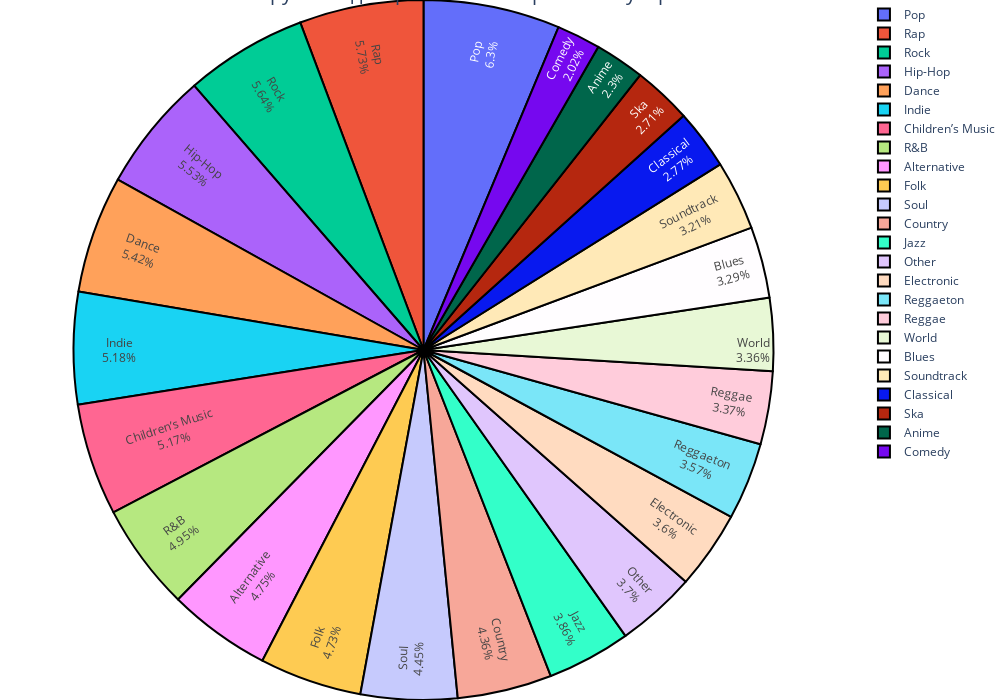

The notebook cell saved with this chart:
### Code cell
# Группировка данных по жанру, и подсчет средней популярности
df_grouped = df.groupby('genre')['popularity'].mean().reset_index()

# Сортировка данных по популярности для наглядности
df_grouped = df_grouped.sort_values(by='popularity', ascending=False)

# Объединение жанров с наименьшей популярностью (например, суммируем те, что меньше 2%)
threshold = 2  # Процент от общего количества
total_popularity = df_grouped['popularity'].sum()
df_grouped['percentage'] = (df_grouped['popularity'] / total_popularity) * 100

# Оставляем популярные жанры, а остальные объединяем
df_grouped_main = df_grouped[df_grouped['percentage'] > threshold]
df_grouped_other = df_grouped[df_grouped['percentage'] <= threshold]

# Добавляем категорию "Other" для менее популярных жанров
other_row = pd.DataFrame({
    'genre': ['Other'],
    'popularity': [df_grouped_other['popularity'].sum()],
    'percentage': [df_grouped_other['percentage'].sum()]
})

df_grouped_final = pd.concat([df_grouped_main, other_row])

# Построение круговой диаграммы
pie = go.Pie(
    labels=df_grouped_final['genre'],
    values=df_grouped_final['popularity'],
    marker=dict(
        line=dict(color='black', width=2)  # Черная граница с толщиной 2
    ),
    textinfo='label+percent',  # Отображение метки и процента
    insidetextorientation='radial',  # Чтение меток в круге
    hoverinfo='label+value+percent'  # Информация при наведении
)

# Настройка макета
layout = go.Layout(
    title=dict(
        text='Круговая диаграмма по жанрам с популярностью', 
        x=0.5,  # По центру
        font=dict(size=20)
    ),
    width=1000,  # Ширина во всю область
    height=700,  # Высота 700 пикселей
    margin=dict(l=0, r=0, t=0, b=0)  # Убираем лишние отступы
)

# Создание фигуры
fig = go.Figure(data=[pie], layout=layout)

# Отображение графика
fig.show()

### Figure 1 — Plotly figure (JSON) as saved in the notebook; plotly's stock layout.template omitted (floating-point values rounded to 4 significant figures)
{"data": [{"hoverinfo": "label+value+percent", "insidetextorientation": "radial", "labels": ["Pop", "Rap", "Rock", "Hip-Hop", "Dance", "Indie", "Children’s Music", "R&B", "Alternative", "Folk", "Soul", "Country", "Jazz", "Electronic", "Reggaeton", "Reggae", "World", "Blues", "Soundtrack", "Classical", "Ska", "Anime", "Comedy", "Other"], "marker": {"line": {"color": "black", "width": 2}}, "textinfo": "label+percent", "type": "pie", "values": [66.59, 60.53, 59.62, 58.42, 57.28, 54.7, 54.66, 52.31, 50.21, 49.94, 47.03, 46.1, 40.82, 38.06, 37.74, 35.59, 35.52, 34.74, 33.95, 29.28, 28.61, 24.26, 21.34, 39.06]}], "layout": {"height": 700, "margin": {"b": 0, "l": 0, "r": 0, "t": 0}, "title": {"font": {"size": 20}, "text": "Круговая диаграмма по жанрам с популярностью", "x": 0.5}, "width": 1000}}
